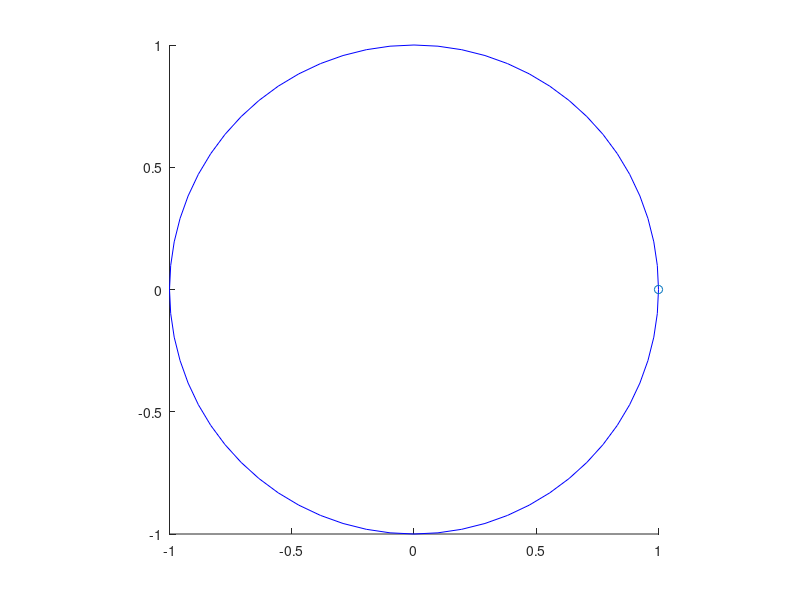
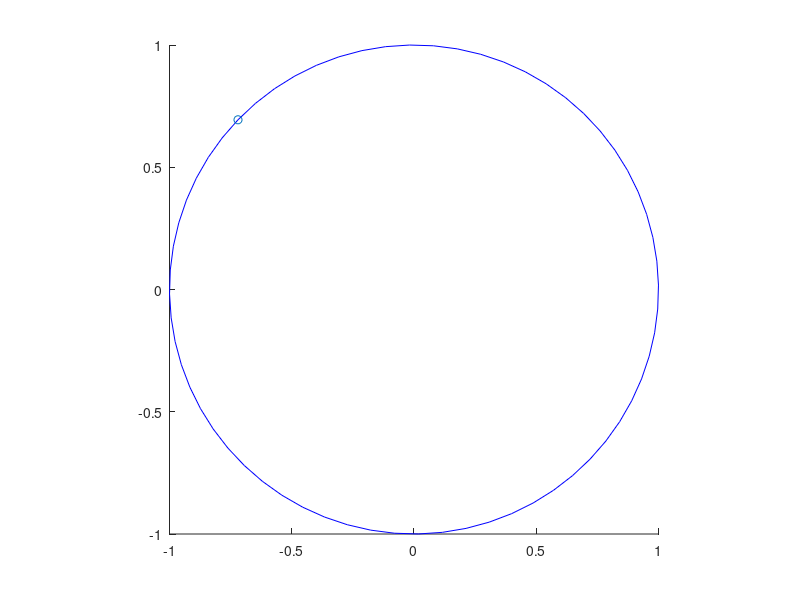
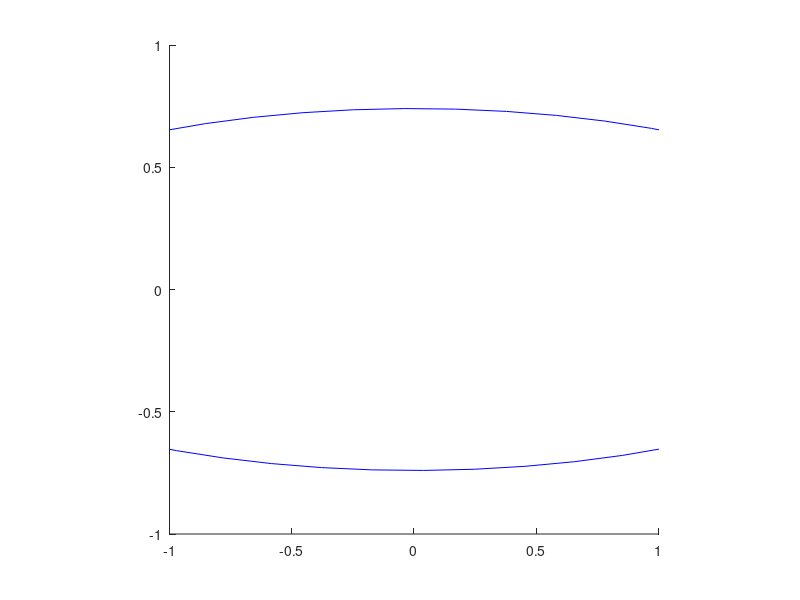
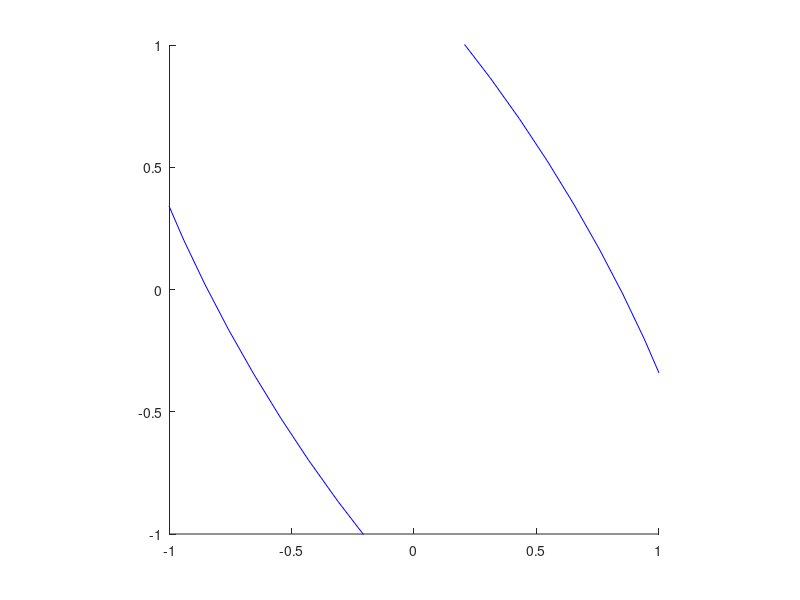

The MATLAB source for these figures, in order:
function plotMatrixP

close all;
t = 0:64;
theta = 2*pi*t./64;
u = [cos(theta); sin(theta)];
figure();
hold on;
axis square
plot(squeeze(u(1,:)), squeeze(u(2,:)), 'b-');
scatter(u(1,1), u(2,1), 'r*');
xlim([-1, 1]);
ylim([-1, 1]);

matrix = randn(2, 2);
disp('matrix: '); disp(matrix);

[U, S, V] = svd(matrix);

disp('V: '); disp(V);
temp1 = V'*u;
figure();
hold on; 
plot(squeeze(temp1(1,:)), squeeze(temp1(2,:)), 'b-');
scatter(temp1(1,1), temp1(2,1), 'r*');
axis square;
xlim([-1, 1]);
ylim([-1, 1]);

disp('S: '); disp(S);
temp2 = S*temp1;
figure();
hold on; 
plot(squeeze(temp2(1,:)), squeeze(temp2(2,:)), 'b-');
scatter(temp2(1,1), temp2(2,1), 'r*');
axis square;
xlim([-1, 1]);
ylim([-1, 1]);

disp('U: '); disp(U);
temp3 = U*temp2;
figure();
hold on; 
plot(squeeze(temp3(1,:)), squeeze(temp3(2,:)), 'b-');
scatter(temp3(1,1), temp3(2,1), 'r*');
axis square;
xlim([-1, 1]);
ylim([-1, 1]);